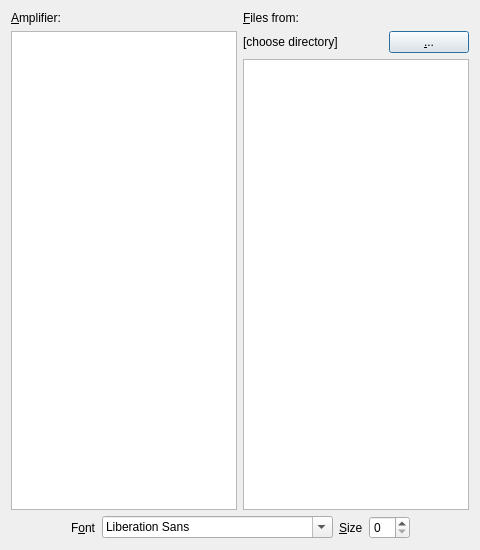
<?xml version="1.0" encoding="UTF-8"?>
<ui version="4.0">
 <class>Library</class>
 <widget class="QDialog" name="Library">
  <property name="geometry">
   <rect>
    <x>0</x>
    <y>0</y>
    <width>480</width>
    <height>550</height>
   </rect>
  </property>
  <property name="windowTitle">
   <string>RePlug Library</string>
  </property>
  <property name="accessibleName">
   <string>Library window</string>
  </property>
  <property name="accessibleDescription">
   <string>Allows to quickly load presets from amplifier and files</string>
  </property>
  <layout class="QVBoxLayout" name="verticalLayout_3">
   <item>
    <layout class="QHBoxLayout" name="horizontalLayout_3">
     <item>
      <layout class="QVBoxLayout" name="verticalLayout">
       <item>
        <widget class="QLabel" name="label">
         <property name="text">
          <string>&amp;Amplifier:</string>
         </property>
         <property name="buddy">
          <cstring>listWidget</cstring>
         </property>
        </widget>
       </item>
       <item>
        <widget class="QListWidget" name="listWidget">
         <property name="accessibleName">
          <string>Presets from amplifier</string>
         </property>
         <property name="accessibleDescription">
          <string>This list shows presets on ampplifier</string>
         </property>
        </widget>
       </item>
      </layout>
     </item>
     <item>
      <layout class="QVBoxLayout" name="verticalLayout_2">
       <item>
        <widget class="QLabel" name="label_2">
         <property name="text">
          <string>&amp;Files from:</string>
         </property>
         <property name="buddy">
          <cstring>listWidget_2</cstring>
         </property>
        </widget>
       </item>
       <item>
        <layout class="QHBoxLayout" name="horizontalLayout">
         <item>
          <widget class="QLabel" name="label_3">
           <property name="sizePolicy">
            <sizepolicy hsizetype="Minimum" vsizetype="Preferred">
             <horstretch>0</horstretch>
             <verstretch>0</verstretch>
            </sizepolicy>
           </property>
           <property name="text">
            <string>[choose directory]</string>
           </property>
           <property name="textInteractionFlags">
            <set>Qt::TextSelectableByMouse</set>
           </property>
          </widget>
         </item>
         <item>
          <widget class="QPushButton" name="pushButton">
           <property name="sizePolicy">
            <sizepolicy hsizetype="Fixed" vsizetype="Fixed">
             <horstretch>0</horstretch>
             <verstretch>0</verstretch>
            </sizepolicy>
           </property>
           <property name="accessibleName">
            <string>Choose directory</string>
           </property>
           <property name="accessibleDescription">
            <string>Choose directory where preset files are stored</string>
           </property>
           <property name="text">
            <string>&amp;...</string>
           </property>
          </widget>
         </item>
        </layout>
       </item>
       <item>
        <widget class="QListWidget" name="listWidget_2">
         <property name="accessibleName">
          <string>Presets from files</string>
         </property>
         <property name="accessibleDescription">
          <string>This list shows presets from files</string>
         </property>
        </widget>
       </item>
      </layout>
     </item>
    </layout>
   </item>
   <item>
    <layout class="QHBoxLayout" name="horizontalLayout_2">
     <item>
      <spacer name="horizontalSpacer">
       <property name="orientation">
        <enum>Qt::Horizontal</enum>
       </property>
       <property name="sizeHint" stdset="0">
        <size>
         <width>40</width>
         <height>20</height>
        </size>
       </property>
      </spacer>
     </item>
     <item>
      <widget class="QLabel" name="label_4">
       <property name="text">
        <string>F&amp;ont</string>
       </property>
       <property name="buddy">
        <cstring>fontComboBox</cstring>
       </property>
      </widget>
     </item>
     <item>
      <widget class="QFontComboBox" name="fontComboBox">
       <property name="accessibleName">
        <string>Choose font</string>
       </property>
       <property name="accessibleDescription">
        <string>Allows to choose font which will be used to display presets</string>
       </property>
      </widget>
     </item>
     <item>
      <widget class="QLabel" name="label_5">
       <property name="text">
        <string>&amp;Size</string>
       </property>
       <property name="buddy">
        <cstring>spinBox</cstring>
       </property>
      </widget>
     </item>
     <item>
      <widget class="QSpinBox" name="spinBox">
       <property name="accessibleName">
        <string>Choose font size</string>
       </property>
       <property name="accessibleDescription">
        <string>Allows to choose font size which will be used to display presets</string>
       </property>
       <property name="maximum">
        <number>32</number>
       </property>
      </widget>
     </item>
     <item>
      <spacer name="horizontalSpacer_2">
       <property name="orientation">
        <enum>Qt::Horizontal</enum>
       </property>
       <property name="sizeHint" stdset="0">
        <size>
         <width>40</width>
         <height>20</height>
        </size>
       </property>
      </spacer>
     </item>
    </layout>
   </item>
  </layout>
 </widget>
 <tabstops>
  <tabstop>pushButton</tabstop>
  <tabstop>listWidget</tabstop>
  <tabstop>listWidget_2</tabstop>
 </tabstops>
 <resources/>
 <connections/>
</ui>
